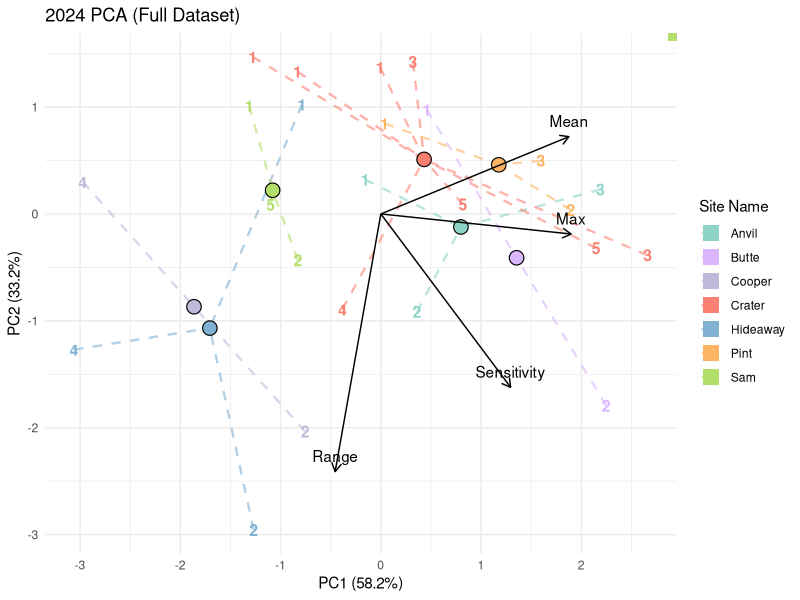
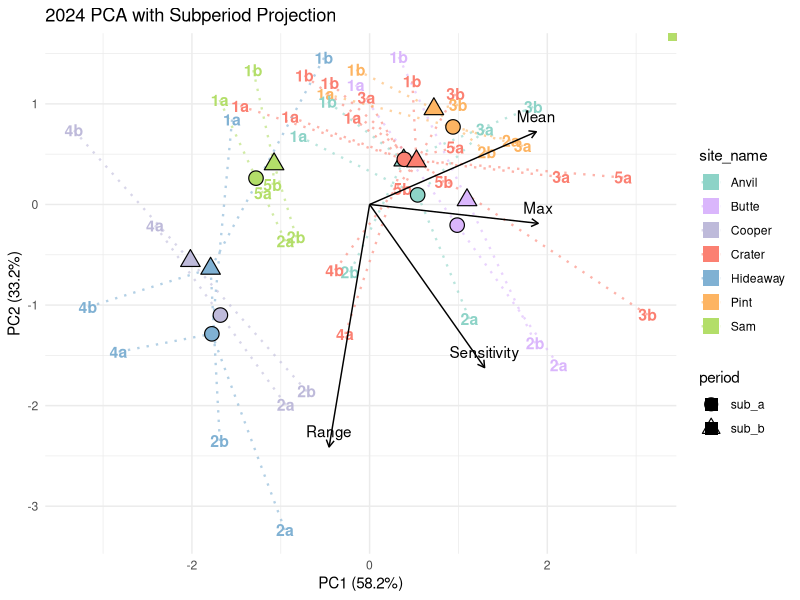
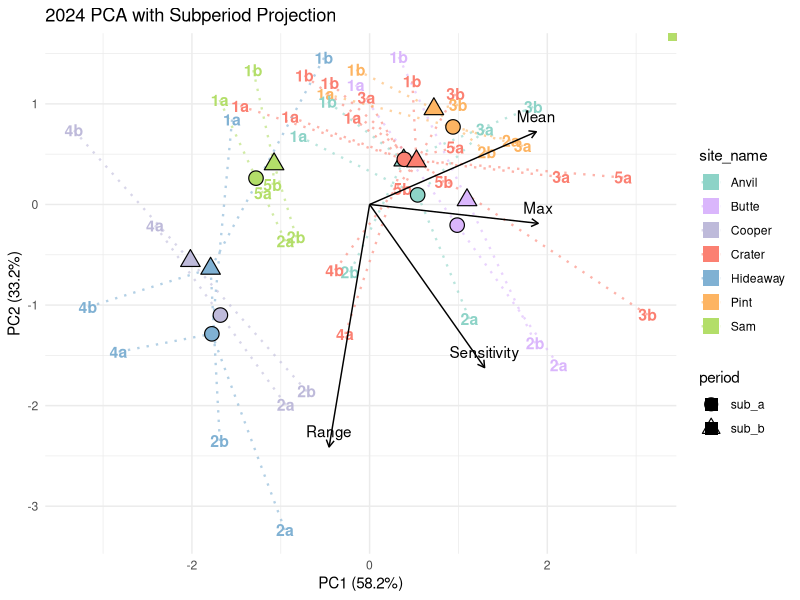

These charts were generated, in order, by the following R code:
## ---- chunk 1
knitr::opts_chunk$set(echo = TRUE)
## ---- chunk 2
# Load libraries
library(readxl)
library(dplyr)
library(ggplot2)
library(RColorBrewer)
knitr::opts_knit$set(root.dir = "C:/Users/mbkro/OneDrive/Documents/Krochta_JFE/PCA")
## ---- chunk 3
# Load and combine subperiods 
df1 <- read_excel("Wet24PCAvars1.xlsx") %>% mutate(period = "sub_a")
df2 <- read_excel("Wet24PCAvars2.xlsx") %>% mutate(period = "sub_b")
combined_df <- bind_rows(df1, df2)

# Define PCA on full 2024 dataset 
full_df <- read_excel("Wet24PCAvars.xlsx")
full_pca_data <- full_df[, c("Mean", "Max", "Range", "Sensitivity")]
full_scaled <- scale(full_pca_data)
pca_result <- princomp(full_scaled, cor = TRUE)

expl_var_2024 <- round(100 * pca_result$sdev^2 / sum(pca_result$sdev^2), 1)

# Project subperiods into full PCA space 
scaling_center <- attr(full_scaled, "scaled:center")
scaling_scale <- attr(full_scaled, "scaled:scale")

sub_a_scaled <- scale(df1[, c("Mean", "Max", "Range", "Sensitivity")],
                      center = scaling_center, scale = scaling_scale)
sub_b_scaled <- scale(df2[, c("Mean", "Max", "Range", "Sensitivity")],
                      center = scaling_center, scale = scaling_scale)

sub_a_scores <- as.data.frame(sub_a_scaled %*% pca_result$loadings[, 1:2])
sub_b_scores <- as.data.frame(sub_b_scaled %*% pca_result$loadings[, 1:2])
colnames(sub_a_scores) <- colnames(sub_b_scores) <- c("Comp.1", "Comp.2")

sub_a_scores <- bind_cols(sub_a_scores, df1)
sub_b_scores <- bind_cols(sub_b_scores, df2)

pca_scores <- bind_rows(sub_a_scores, sub_b_scores)
pca_scores$period <- factor(pca_scores$period, levels = c("sub_a", "sub_b"))
pca_scores$label_num <- paste0(pca_scores$type_no,
                               ifelse(pca_scores$period == "sub_a", "a", "b"))

# Compute centroids 
centroids <- pca_scores %>%
  group_by(site_name, period) %>%
  summarize(Comp.1 = mean(Comp.1), Comp.2 = mean(Comp.2), .groups = "drop")
centroids$period <- factor(centroids$period, levels = c("sub_a", "sub_b"))

# Attach centroid coordinates to points
pca_scores$key <- paste(pca_scores$site_name, pca_scores$period)
centroids$key <- paste(centroids$site_name, centroids$period)
pca_scores <- pca_scores %>%
  left_join(centroids[, c("key", "Comp.1", "Comp.2")],
            by = "key", suffix = c("", "_centroid"))

# PCA loadings (from full dataset PCA) 
loadings <- as.data.frame(pca_result$loadings[, 1:2]) %>%
  mutate(varname = rownames(.),
         PC1 = Comp.1 * 3,
         PC2 = Comp.2 * 3)

# Define color and shape schemes 
site_names <- unique(pca_scores$site_name)
color_map <- setNames(brewer.pal(min(12, length(site_names)), "Set3"), site_names)
color_map["Butte"] <- "#DAB6FC"
shape_values <- c("sub_a" = 21, "sub_b" = 24)

# Full dataset PCA scores and centroids for separate plot 
full_scores <- as.data.frame(pca_result$scores[, 1:2]) %>%
  bind_cols(full_df)
full_centroids <- full_scores %>%
  group_by(site_name) %>%
  summarize(Centroid_PC1 = mean(Comp.1),
            Centroid_PC2 = mean(Comp.2), .groups = "drop")

full_scores <- full_scores %>%
  left_join(full_centroids, by = "site_name")

# Plot for full dataset (July 1 - Aug 12) 
plot_full <- ggplot(full_scores, aes(x = Comp.1, y = Comp.2)) +
  geom_segment(aes(xend = Centroid_PC1, yend = Centroid_PC2, color = site_name),
               linetype = "dashed", linewidth = 0.8, alpha = 0.6) +
  geom_text(aes(label = type_no, color = site_name),
            size = 4, fontface = "bold", show.legend = FALSE) +
  geom_point(data = full_centroids,
             aes(x = Centroid_PC1, y = Centroid_PC2, fill = site_name),
             shape = 21, color = "black", size = 4.5, stroke = 0.6, inherit.aes = FALSE) +
  geom_segment(data = loadings,
               aes(x = 0, y = 0, xend = PC1, yend = PC2),
               arrow = arrow(length = unit(0.25, "cm")), color = "black") +
  geom_text(data = loadings,
            aes(x = PC1, y = PC2, label = varname),
            color = "black", vjust = -0.8) +
  geom_point(data = full_centroids,
             aes(x = Inf, y = Inf, color = site_name),
             shape = 15, size = 5, show.legend = TRUE, inherit.aes = FALSE) +
  scale_color_manual(values = color_map) +
  scale_fill_manual(values = color_map) +
  guides(
    fill = "none",
    color = guide_legend(override.aes = list(shape = 15, size = 5))
  ) +
  theme_minimal() +
  labs(title = "2024 PCA (Full Dataset)",
       x = paste0("PC1 (", expl_var_2024[1], "%)"),
  y = paste0("PC2 (", expl_var_2024[2], "%)"), color = "Site Name") +
  theme(legend.position = "right")

# Plot for subperiods using same PCA 
plot_subperiods <- ggplot(pca_scores, aes(x = Comp.1, y = Comp.2)) +
  geom_segment(aes(xend = Comp.1_centroid, yend = Comp.2_centroid, color = site_name),
               linetype = "dotted", linewidth = 0.8, alpha = 0.6) +
  geom_text(aes(label = label_num, color = site_name),
            size = 4, fontface = "bold", show.legend = FALSE) +
  geom_point(data = centroids,
             aes(x = Comp.1, y = Comp.2, fill = site_name, shape = period),
             color = "black", size = 4.5, stroke = 0.6) +
  geom_segment(data = loadings,
               aes(x = 0, y = 0, xend = PC1, yend = PC2),
               arrow = arrow(length = unit(0.2, "cm")), color = "black") +
  geom_text(data = loadings,
            aes(x = PC1, y = PC2, label = varname),
            color = "black", vjust = -0.8) +
  geom_point(data = centroids,
             aes(x = Inf, y = Inf, color = site_name),
             shape = 15, size = 5, show.legend = TRUE, inherit.aes = FALSE) +
  scale_color_manual(values = color_map) +
  scale_fill_manual(values = color_map) +
  scale_shape_manual(values = shape_values) +
  guides(
    fill = "none",
    color = guide_legend(override.aes = list(shape = 15, size = 5)),
    shape = guide_legend(override.aes = list(size = 4))
  ) +
  theme_minimal() +
  labs(title = "2024 PCA with Subperiod Projection",
  x = paste0("PC1 (", expl_var_2024[1], "%)"),
  y = paste0("PC2 (", expl_var_2024[2], "%)")
)

# Display both plots
print(plot_full)
print(plot_subperiods)

ggsave("pca_plot.png", plot = plot_subperiods,
       width = 8, height = 5, dpi = 600, bg = "white")
